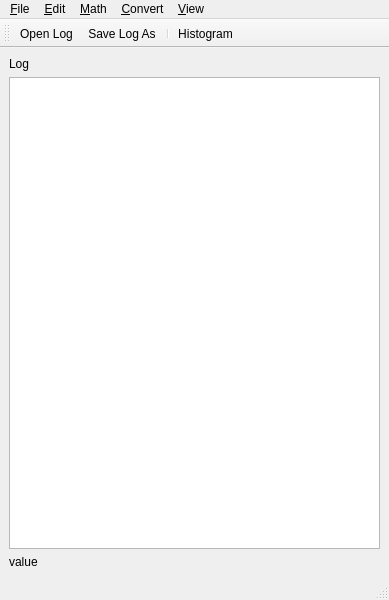
<?xml version="1.0" encoding="UTF-8"?>
<ui version="4.0">
 <class>LogEditor</class>
 <widget class="QMainWindow" name="LogEditor">
  <property name="geometry">
   <rect>
    <x>0</x>
    <y>0</y>
    <width>389</width>
    <height>600</height>
   </rect>
  </property>
  <property name="windowTitle">
   <string>MainWindow</string>
  </property>
  <widget class="QWidget" name="centralwidget">
   <layout class="QVBoxLayout" name="verticalLayout">
    <item>
     <widget class="QLabel" name="trackLabel">
      <property name="text">
       <string>Log</string>
      </property>
     </widget>
    </item>
    <item>
     <widget class="TrackRulerView" name="trackView"/>
    </item>
    <item>
     <widget class="QLabel" name="trackValueLabel">
      <property name="text">
       <string>value</string>
      </property>
     </widget>
    </item>
   </layout>
  </widget>
  <widget class="QMenuBar" name="menubar">
   <property name="geometry">
    <rect>
     <x>0</x>
     <y>0</y>
     <width>389</width>
     <height>25</height>
    </rect>
   </property>
   <widget class="QMenu" name="menu_File">
    <property name="title">
     <string>&amp;File</string>
    </property>
    <addaction name="action_Open_Log"/>
    <addaction name="action_Save_Log_As"/>
    <addaction name="separator"/>
    <addaction name="actionE_xit"/>
   </widget>
   <widget class="QMenu" name="menu_Edit">
    <property name="title">
     <string>&amp;Math</string>
    </property>
    <addaction name="actionClip"/>
    <addaction name="action_Median"/>
    <addaction name="actionMean_Filter"/>
    <addaction name="actionRunning_Average"/>
    <addaction name="separator"/>
    <addaction name="actionAdd_Constant"/>
    <addaction name="actionMultiply_Constant"/>
    <addaction name="actionAdd_Log"/>
    <addaction name="actionSubtract_Log"/>
    <addaction name="actionMultiply_Log"/>
    <addaction name="actionDivide_Log"/>
    <addaction name="action_Invert"/>
   </widget>
   <widget class="QMenu" name="menu_View">
    <property name="title">
     <string>&amp;View</string>
    </property>
    <addaction name="actionHistogram"/>
   </widget>
   <widget class="QMenu" name="menu_Edit_2">
    <property name="title">
     <string>&amp;Edit</string>
    </property>
    <addaction name="actionEdit_Name"/>
    <addaction name="actionEdit_Unit"/>
    <addaction name="actionEdit_Description"/>
    <addaction name="actionEdit_Sampling"/>
   </widget>
   <widget class="QMenu" name="menu_Convert">
    <property name="title">
     <string>&amp;Convert</string>
    </property>
    <addaction name="actionDepth_to_Time"/>
   </widget>
   <addaction name="menu_File"/>
   <addaction name="menu_Edit_2"/>
   <addaction name="menu_Edit"/>
   <addaction name="menu_Convert"/>
   <addaction name="menu_View"/>
  </widget>
  <widget class="QStatusBar" name="statusbar"/>
  <widget class="QToolBar" name="toolBar">
   <property name="windowTitle">
    <string>toolBar</string>
   </property>
   <attribute name="toolBarArea">
    <enum>TopToolBarArea</enum>
   </attribute>
   <attribute name="toolBarBreak">
    <bool>false</bool>
   </attribute>
   <addaction name="action_Open_Log"/>
   <addaction name="action_Save_Log_As"/>
   <addaction name="separator"/>
   <addaction name="actionHistogram"/>
  </widget>
  <action name="action_Open_Log">
   <property name="icon">
    <iconset resource="../ProjectViewer/icons.qrc">
     <normaloff>:/icons/images/open-icon-32x32.png</normaloff>:/icons/images/open-icon-32x32.png</iconset>
   </property>
   <property name="text">
    <string>&amp;Open Log</string>
   </property>
   <property name="shortcut">
    <string>Ctrl+O</string>
   </property>
  </action>
  <action name="action_Save_Log_As">
   <property name="icon">
    <iconset resource="../ProjectViewer/icons.qrc">
     <normaloff>:/icons/images/save-as-icon-32x32.png</normaloff>:/icons/images/save-as-icon-32x32.png</iconset>
   </property>
   <property name="text">
    <string>&amp;Save Log As</string>
   </property>
   <property name="shortcut">
    <string>Ctrl+S</string>
   </property>
  </action>
  <action name="actionE_xit">
   <property name="text">
    <string>E&amp;xit</string>
   </property>
  </action>
  <action name="action_Median">
   <property name="text">
    <string>&amp;Median Filter</string>
   </property>
  </action>
  <action name="actionMean_Filter">
   <property name="text">
    <string>Mean &amp;Filter</string>
   </property>
  </action>
  <action name="actionClip">
   <property name="text">
    <string>&amp;Clip</string>
   </property>
  </action>
  <action name="actionDescription">
   <property name="text">
    <string>Description</string>
   </property>
   <property name="shortcut">
    <string>Ctrl+D</string>
   </property>
  </action>
  <action name="actionHistogram">
   <property name="icon">
    <iconset resource="../ProjectViewer/icons.qrc">
     <normaloff>:/icons/images/histogram-icon-32x32.png</normaloff>:/icons/images/histogram-icon-32x32.png</iconset>
   </property>
   <property name="text">
    <string>&amp;Histogram</string>
   </property>
   <property name="shortcut">
    <string>Ctrl+H</string>
   </property>
  </action>
  <action name="actionAdd_Log">
   <property name="text">
    <string>Add &amp;Log</string>
   </property>
  </action>
  <action name="actionSubtract_Log">
   <property name="text">
    <string>&amp;Subtract Log</string>
   </property>
  </action>
  <action name="actionMultiply_Log">
   <property name="text">
    <string>Multi&amp;ply Log</string>
   </property>
  </action>
  <action name="actionDivide_Log">
   <property name="text">
    <string>&amp;Divide Log</string>
   </property>
  </action>
  <action name="actionAdd_Constant">
   <property name="text">
    <string>&amp;Add Constant</string>
   </property>
  </action>
  <action name="actionMultiply_Constant">
   <property name="text">
    <string>M&amp;ultiply Constant</string>
   </property>
  </action>
  <action name="actionEdit_Name">
   <property name="text">
    <string>Change &amp;Name</string>
   </property>
  </action>
  <action name="actionEdit_Unit">
   <property name="text">
    <string>Change &amp;Unit</string>
   </property>
  </action>
  <action name="actionEdit_Description">
   <property name="text">
    <string>Edit &amp;Description</string>
   </property>
  </action>
  <action name="action_Invert">
   <property name="text">
    <string>&amp;Inverse</string>
   </property>
  </action>
  <action name="actionEdit_Sampling">
   <property name="text">
    <string>&amp;Edit Sampling</string>
   </property>
  </action>
  <action name="actionRunning_Average">
   <property name="text">
    <string>&amp;Running Average</string>
   </property>
  </action>
  <action name="actionDepth_to_Time">
   <property name="text">
    <string>&amp;Depth to Time</string>
   </property>
  </action>
 </widget>
 <customwidgets>
  <customwidget>
   <class>TrackRulerView</class>
   <extends>QGraphicsView</extends>
   <header>trackrulerview.h</header>
  </customwidget>
 </customwidgets>
 <resources>
  <include location="../ProjectViewer/icons.qrc"/>
 </resources>
 <connections>
  <connection>
   <sender>actionE_xit</sender>
   <signal>triggered()</signal>
   <receiver>LogEditor</receiver>
   <slot>close()</slot>
   <hints>
    <hint type="sourcelabel">
     <x>-1</x>
     <y>-1</y>
    </hint>
    <hint type="destinationlabel">
     <x>399</x>
     <y>299</y>
    </hint>
   </hints>
  </connection>
 </connections>
</ui>
